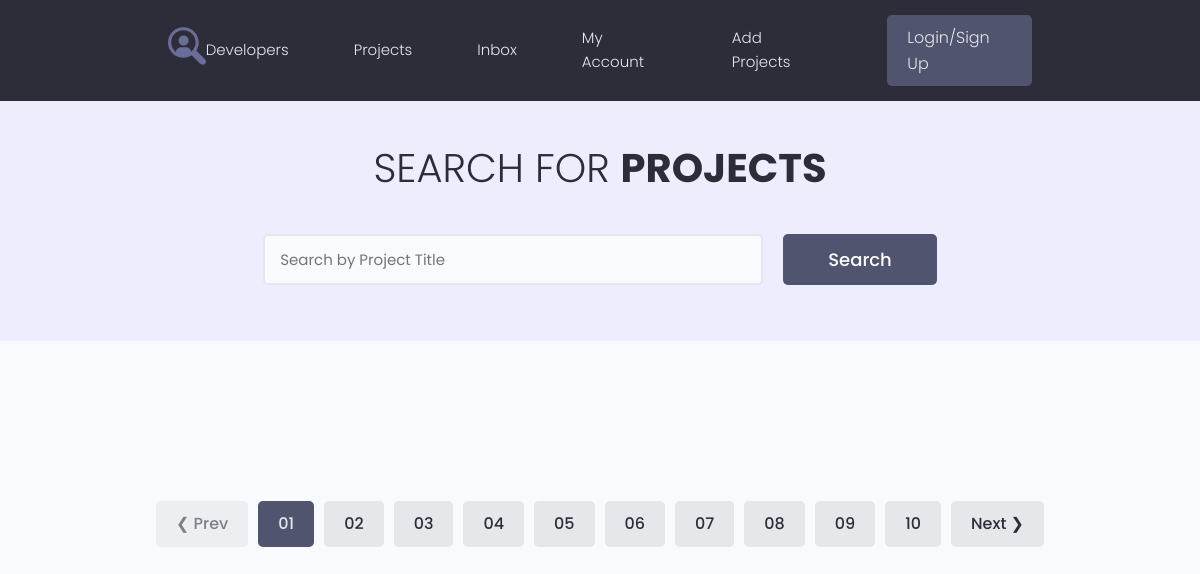
The page /projects/ on the database as committed earlier.
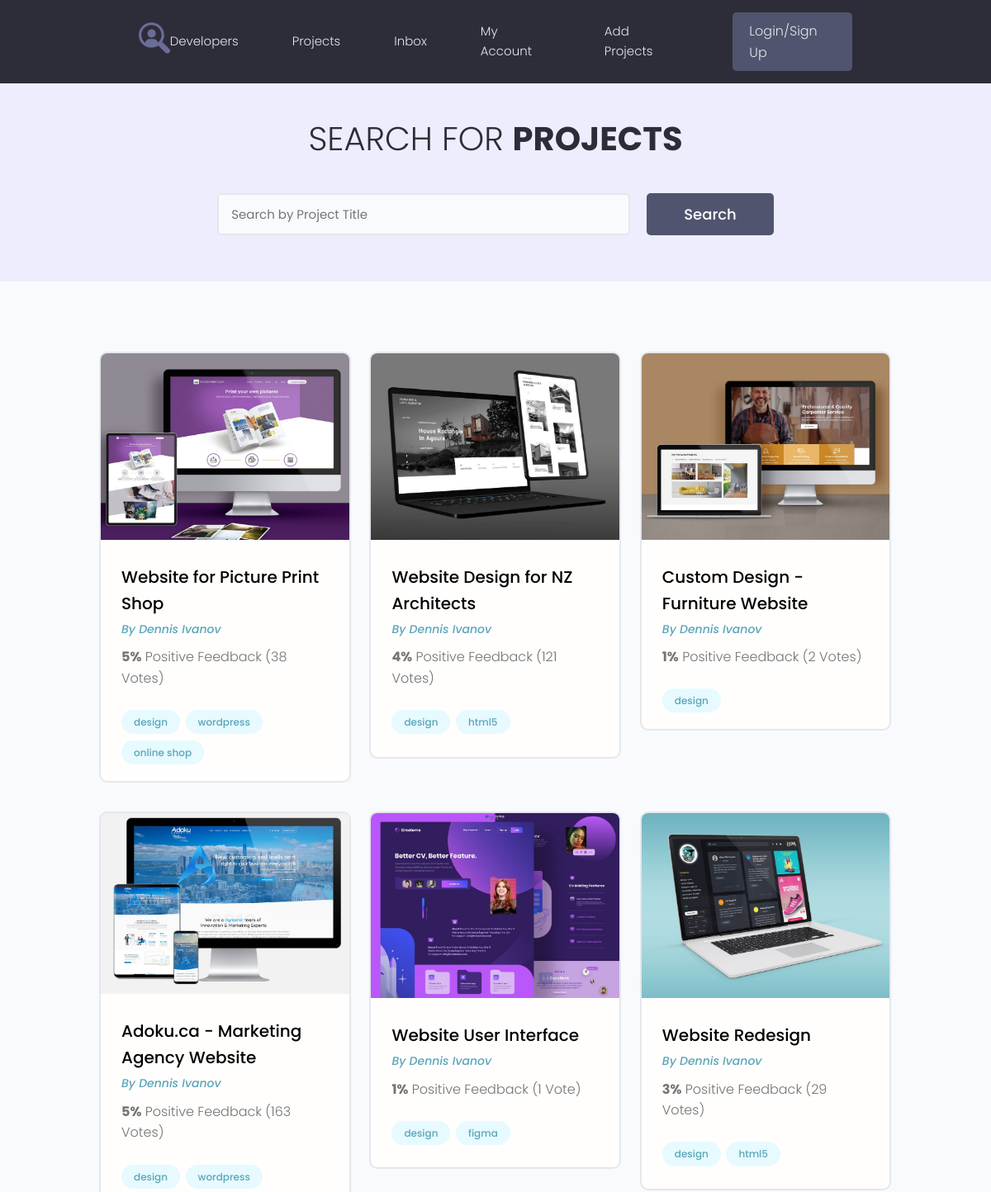
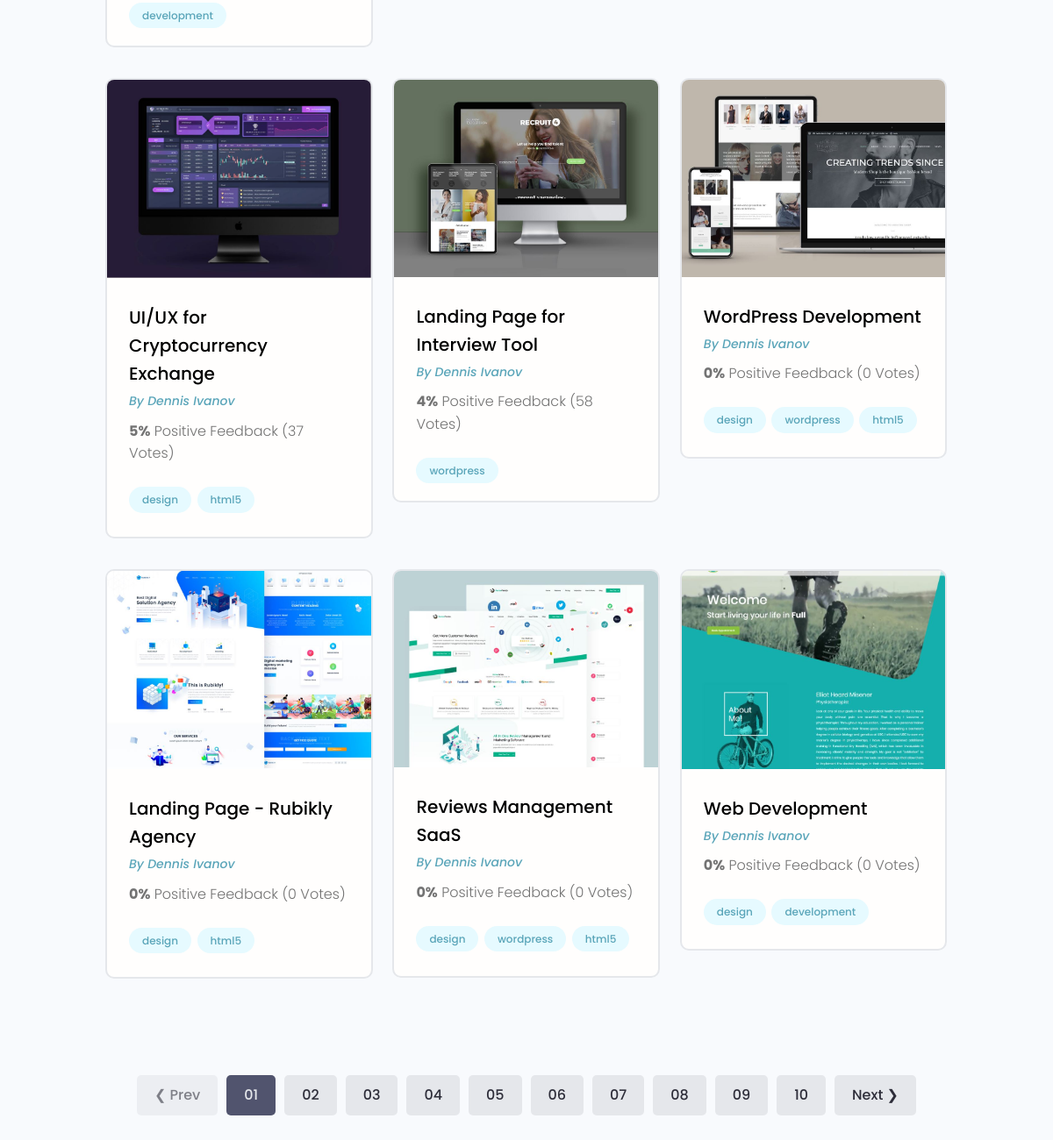
The same page on the database as committed later (2 pictures, top to bottom).
### projects/models.py (models this page shows, shortened)
class Project(models.Model):
    owner = models.ForeignKey(Profile, on_delete=models.SET_NULL, blank=True, null=True)
    title = models.CharField(max_length=200)
    description = models.TextField(blank=True)  # описание проекта, не обязательно
    featured_image = models.ImageField(default="default.jpg",
                                       upload_to="projects/%Y/%m/%d")  # создает папку в медиа projects если картинки нет то заполним ее значением по умолчанию, если картинка есть токуда будет сохранятся
    demo_link = models.CharField(max_length=2000, blank=True)
    source_link = models.CharField(max_length=2000, blank=True)
    tags = models.ManyToManyField('Tag', blank=True)  # свяжем две наших модели
    vote_total = models.IntegerField(default=0)  # процент отзывов, целочисленное значение, если не указанно то по умолчанию 0
    vote_ratio = models.IntegerField(default=0)  # процент относительно всех голосов будет положительно
    created = models.DateTimeField(auto_now_add=True)  # дата создания тега,в момент создания какого то проекта

class Tag(models.Model):
    name = models.CharField(max_length=200)
    created = models.DateTimeField(auto_now_add=True)  # дата создания тега,в момент создания какого то проекта
    def __str__(self):
        return self.name

### projects/views.py (the view)
# urls.py: path('projects/', include('projects.urls')),  # 4 включаем в главный urls все что будет в fourth/devsearch/projects/urls.py
def projects(request):
    pr = Project.objects.all()
    context = {'projects': pr}
    return render(request, "projects/projects.html", context)

### projects/templates/projects/projects.html (shortened to what this page needs)
{% extends 'projects/base.html' %}
{% block content %}
  <main class="projects">
    <section class="hero-section text-center">
      <div class="container container--narrow">
        <div class="hero-section__box">
          <h2>Search for <span>Projects</span></h2>
        </div>
        <div class="hero-section__search">
          <form class="form" action="#" method="get">
            <div class="form__field">
              <input class="input input--text" id="formInput#search" type="text" name="text"
                placeholder="Search by Project Title" />
            </div>
            <input class="btn btn--sub btn--lg" type="submit" value="Search" />
          </form>
        </div>
      </div>
    </section>
    <section class="projectsList">
      <div class="container">
        <div class="grid grid--three">
          {% for project in projects %}
          <div class="column">
            <div class="card project">
              <a href="{% url 'project' project.id %}" class="project">
                <img class="project__thumbnail" src="{{ project.featured_image.url }}" alt="project thumbnail" /></a>
                <div class="card__body">
                  <h3 class="project__title"><a href="{% url 'project' project.id %}" style="color:#000">{{project.title}}</a></h3>
                  <p><a class="project__author" href="profile.html">By Dennis Ivanov</a></p>
                  <p class="project--rating">
                    <span style="font-weight: bold;">{{ project.vote_ratio }}%</span> Positive
                    Feedback ({{ project.vote_total }} Vote{{ project.vote_total|pluralize:'s' }})
                  </p>
                  <div class="project__tags">
                    {% for tag in project.tags.all %}
                    <span class="tag tag--pill tag--main">
                      <small>{{ tag }}</small>
                    </span>
                    {% endfor %}
                  </div>
                </div>
            </div>
          </div>
          {% endfor %}
        </div>
      </div>
    </section>
    <div class="pagination">
      <ul class="container">
        <li><a href="#" class="btn btn--disabled">&#10094; Prev</a></li>
        <li><a href="#" class="btn btn--sub">01</a></li>
        <li><a href="#" class="btn">02</a></li>
        <li><a href="#" class="btn">03</a></li>
        <li><a href="#" class="btn">04</a></li>
        <li><a href="#" class="btn">05</a></li>
        <li><a href="#" class="btn">06</a></li>
        <li><a href="#" class="btn">07</a></li>
        <li><a href="#" class="btn">08</a></li>
        <li><a href="#" class="btn">09</a></li>
        <li><a href="#" class="btn">10</a></li>
        <li><a href="#" class="btn">Next &#10095;</a></li>
      </ul>
    </div>
  </main>
{% endblock %}

### projects/templates/projects/base.html (shortened to what this page needs)
<!DOCTYPE html>
{% load static %}
<html lang="en">
<head>
   <link rel="stylesheet" href="https://maxcdn.bootstrapcdn.com/font-awesome/4.5.0/css/font-awesome.min.css">
  <link rel="stylesheet" href="{% static 'uikit/styles/uikit.css' %}" />
  <link rel="stylesheet" href="{% static 'styles/app.css' %}" />
</head>
<body>
{% include 'projects/navbar.html' %}
{% block content %}
{% endblock %}
</body>
</html>

### projects/templates/projects/navbar.html (shortened to what this page needs)
{% load static %}
  <header class="header">
    <div class="container container--narrow">
      <a href="{% url 'profiles' %}" class="header__logo">
        <img src="{% static 'images/logo.svg' %}" alt="DevSearch Logo" />
      </a>
      <nav class="header__nav">
        <ul class="header__menu">
          <li class="header__menuItem"><a href="{% url 'profiles' %}">Developers</a></li>
          <li class="header__menuItem"><a href="{% url 'projects' %}">Projects</a></li>
          <li class="header__menuItem"><a href="inbox.html">Inbox</a></li>
          <li class="header__menuItem"><a href="account.html">My Account</a></li>
          <li class="header__menuItem"><a href="{% url 'create-project' %}">Add Projects</a></li>
          <li class="header__menuItem"><a href="login.html" class="btn btn--sub">Login/Sign Up</a></li>
        </ul>
      </nav>
    </div>
  </header>

### projects/static/styles/app.css (style rules this page uses)
:root { --color-sub: #2d2d39; }
.btn--sub { background-color: var(--color-sub-light); }
.card { border: 2px solid var(--color-light); }
img { width: 100%; }
.header { position: sticky; z-index: 111; background-color: var(--color-sub); padding: 1.5rem 0; }
.header > .container { display: flex; justify-content: space-between; align-items: center; }
.header__logo > img { height: 3.8rem; }
.header__nav > ul { display: inline-flex; align-items: center; list-style: none; gap: 6.5rem; }
.header__menuItem > a { color: var(--color-light); font-weight: 300; }
.hero-section { height: 40vh; display: flex; align-items: center; background-color: var(--color-sub); }
.hero-section__box { margin-bottom: 4rem; }
.hero-section__box > h2, .hero-section__box > h2 > span { font-size: 4rem; color: var(--color-light); line-height: 1.3; text-transform: uppercase; }
.hero-section__box > h2 { font-weight: 300; }
.hero-section__box > h2 > span { font-weight: 700; }
.hero-section__search > .form { display: flex; align-items: center; justify-content: center; gap: 2rem; }
.hero-section__search > .form input.input--text { width: 50rem; }
.pagination { margin-top: 8rem; margin-bottom: 10rem; }
.pagination > ul { flex-wrap: wrap; list-style: none; display: flex; align-items: center; justify-content: center; gap: 1rem; }
.pagination .btn { color: var(--color-sub); }
.pagination .btn.btn--sub { color: var(--color-light); }
.project__author { font-size: 1.4rem; font-style: italic; }
.project--rating { margin-bottom: 1.6em; margin-top: .5em; }
.projects > .hero-section { background: var(--color-sub-lighter); height: 30vh; }
.projects .hero-section__box { margin-bottom: 2.5rem; }
.projects .hero-section__box > h2 { color: var(--color-sub); }
.projects .hero-section__box > h2 > span { font-weight: 700; color: var(--color-sub); }
.projectsList { margin-top: 8rem; }
.project__thumbnail { object-fit: cover; object-position: top center; width: 100%; }
.project__title { font-size: 2rem; font-weight: 700; color: var(--color-sub); }

### projects/static/uikit/styles/modules/_variables.css (style rules this page uses)
:root { --color-main: #5aa5b9; --color-main-light: #e6faff; --color-sub: #3f4156; --color-sub-light: #51546e; --color-sub-lighter: #ededfd; --color-text: #737373; --color-gray: #8b8b8b; --color-light: #e5e7eb; --color-light-gray: #767676; --color-bg: #f8fafd; --color-white: #fffefd; --color-white-light: #f3f3f3; --color-success: #359e64; --color-success-bg: #def8e8; --color-error: #fc4b0b; --color-error-bg: #fff2ee; --font-base: 'Poppins', arial, helvetica, 'Segoe UI', roboto, ubuntu, sans-serif; --font-monospace: 'Fira Code', 'Courier New', courier, monospace; --font-regular: 300; --font-medium: 500; --font-bold: 700; --generic-shadow: 1px 1px 5px #00000010; --generic-transition: all 0.3s ease-in-out; }

### projects/static/uikit/styles/modules/_base.css (style rules this page uses)
* { margin: 0; padding: 0; box-sizing: border-box; text-rendering: optimizeLegibility; color: inherit; font-size: inherit; }
html { font-size: 50%; }
@media only screen and (min-width: 480px) { html { font-size: 56.25%; } }
@media only screen and (min-width: 1200px) { html { font-size: 62.5%; } }
body { line-height: 1.6; font-weight: 400; font-size: 1.5rem; color: var(--color-text); background-color: var(--color-bg); min-height: 100vh; }

### projects/static/uikit/styles/modules/_typography.css (style rules this page uses)
* { font-family: var(--font-base); }
h2 { font-size: 3.6rem; font-weight: var(--font-bold); }
h3 { font-size: 3.2rem; font-weight: var(--font-medium); }
p, span, strong { font-size: 1.6rem; color: var(--color-text); font-weight: var(--font-regular); }
a { padding-bottom: 2px; text-decoration: none; display: inline-block; color: var(--color-main); font-weight: var(--font-medium); }

### projects/static/uikit/styles/modules/_utilities.css (style rules this page uses)
.container { width: 92%; max-width: 165rem; margin: 0 auto; box-sizing: border-box; }
.container--narrow { width: 92%; max-width: 120rem; }
@media screen and (min-width: 1000px) { .container { width: 90%; } }
@media screen and (min-width: 1000px) { .container--narrow { width: 85%; } }
@media screen and (min-width: 1200px) { .container { width: 80%; } }
@media screen and (min-width: 1200px) { .container--narrow { width: 72%; } }
.text-center { text-align: center; }

### projects/static/uikit/styles/modules/_card.css (style rules this page uses)
.card { border-radius: 1rem; background-color: var(--color-white); border: 1.5px solid var(--color-light); width: auto; height: auto; margin-top: 0.5rem; margin-bottom: 0.5rem; overflow: hidden; }
.card__body, .card__header { padding: 2rem 2.5rem; }

Rows that differ between the two databases and show on the page:
added Project: featured_image (picture), title "Website for Picture Print Shop", vote_ratio "5", vote_total "38"
added Tag: name "design"
added Tag: name "wordpress"
added Tag: name "online shop", shown under "Website for Picture Print Shop"
added Project: featured_image (picture), title "Website Design for NZ Architects", vote_ratio "4", vote_total "121"
added Tag: name "html5"
added Project: featured_image (picture), title "Custom Design - Furniture Website", vote_ratio "1", vote_total "2"
added Project: featured_image (picture), title "Adoku.ca - Marketing Agency Website", vote_ratio "5", vote_total "163"
added Tag: name "development"
added Project: featured_image (picture), title "Website User Interface", vote_ratio "1", vote_total "1"
added Tag: name "figma", shown under "Website User Interface"
added Project: featured_image (picture), title "Website Redesign", vote_ratio "3", vote_total "29"
added Project: featured_image (picture), title "UI/UX for Cryptocurrency Exchange", vote_ratio "5", vote_total "37"
added Project: featured_image (picture), title "Landing Page for Interview Tool", vote_ratio "4", vote_total "58"
added Project: featured_image (picture), title "WordPress Development", vote_ratio "0", vote_total "0"
added Project: featured_image (picture), title "Landing Page - Rubikly Agency", vote_ratio "0", vote_total "0"
added Project: featured_image (picture), title "Reviews Management SaaS", vote_ratio "0", vote_total "0"
added Project: featured_image (picture), title "Web Development", vote_ratio "0", vote_total "0"
